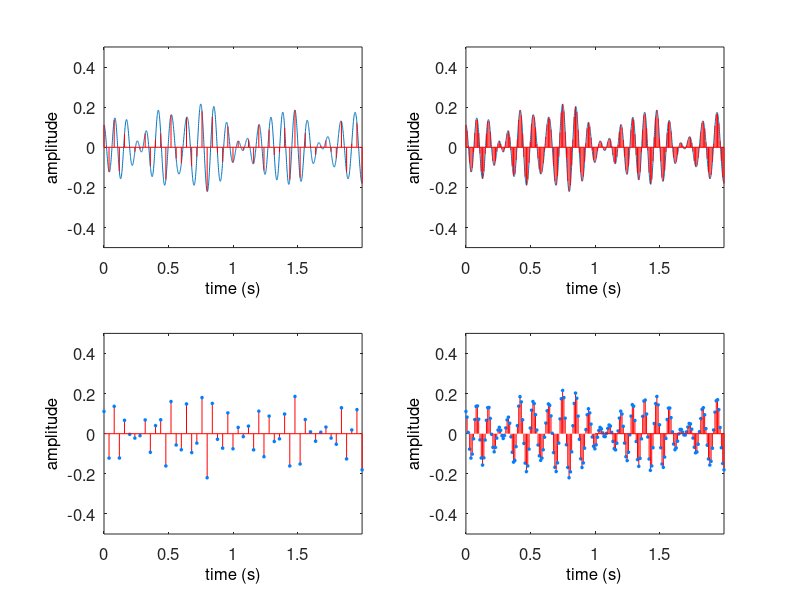

Write the MATLAB code that produced this figure. (Note: this script raises an error after producing the figure.)
%-------------------------------------------------------------------------------
% Function, E1_autocorrelation_in_data()
%-------------------------------------------------------------------------------
function L1_autocorrelation_in_data()

clc;

% parameters
nDuration = 2; % seconds
fs = 1000;   	% sampling rate of original signal
fql = 25;     % sampling frequency
fqh = 100; 	  % sampling frequency

N = nDuration * fs;

% time variable
dt = 1 / fs;
t = (0:dt:(nDuration - dt))';

% signal
y = randn(N, 1);
[b, a] = butter(4, [8, 12] / (fs / 2));
y = filtfilt(b, a, [y(end:-1:1); y; y(end:-1:1)]);
y = y((N + 1):(2 * N));

% get sampled signal - low sampling frequency
ql = zeros(N, 1);
for n = 1:N
  if rem(n, floor(fs / fql)) == 0 || n == 1
    ql(n) = 1;
  end
end
ul = y .* ql;

% get sampled signal - high sampling frequency
qh = zeros(N, 1);
for n = 1:N
  if rem(n, floor(fs / fqh)) == 0 || n == 1
    qh(n) = 1;
  end
end
uh = y .* qh;

% figure 1
figure(1);

% low fq
subplot(2, 2, 1); plot(t, y); hold on;
subplot(2, 2, 1); 
for n = 1:N
  if ul(n) ~= 0
    line([t(n), t(n)], [0, y(n)], 'Color', 'r'); 
  end
end
line([t(1), t(end)], [0, 0], 'Color', 'r'); 
set(gca, 'XLim', [t(1), t(end)], 'YLim', [-0.5, 0.5], 'FontSize', 12);
set(get(gca, 'XLabel'), 'String', 'time (s)', 'FontSize', 12);
set(get(gca, 'YLabel'), 'String', 'amplitude', 'FontSize', 12);

% high fq
subplot(2, 2, 2); plot(t, y); hold on;
subplot(2, 2, 2); 
for n = 1:N
  if uh(n) ~= 0
    line([t(n), t(n)], [0, y(n)], 'Color', 'r'); 
  end
end
line([t(1), t(end)], [0, 0], 'Color', 'r'); 
set(gca, 'XLim', [t(1), t(end)], 'YLim', [-0.5, 0.5], 'FontSize', 12);
set(get(gca, 'XLabel'), 'String', 'time (s)', 'FontSize', 12);
set(get(gca, 'YLabel'), 'String', 'amplitude', 'FontSize', 12);

% low fq samples
subplot(2, 2, 3); 
c = [0, 0.5, 1];
for n = 1:N
  if ul(n) ~= 0
    line([t(n), t(n)], [0, y(n)], 'Color', 'r'); 
    plot(t(n), ul(n), 'Color', c, 'Marker', 'o', 'MarkerSize', 2, 'MarkerFaceColor', c); hold on;
  end
end
line([t(1), t(end)], [0, 0], 'Color', 'r'); 
set(gca, 'XLim', [t(1), t(end)], 'YLim', [-0.5, 0.5], 'FontSize', 12);
set(get(gca, 'XLabel'), 'String', 'time (s)', 'FontSize', 12);
set(get(gca, 'YLabel'), 'String', 'amplitude', 'FontSize', 12);

% high fq samples
subplot(2, 2, 4); 
c = [0, 0.5, 1];
for n = 1:N
  if uh(n) ~= 0
    line([t(n), t(n)], [0, y(n)], 'Color', 'r'); 
    plot(t(n), uh(n), 'Color', c, 'Marker', 'o', 'MarkerSize', 2, 'MarkerFaceColor', c); hold on;
  end
end
line([1, N], [0, 0], 'Color', 'r'); 
set(gca, 'XLim', [t(1), t(end)], 'YLim', [-0.5, 0.5], 'FontSize', 12);
set(get(gca, 'XLabel'), 'String', 'time (s)', 'FontSize', 12);
set(get(gca, 'YLabel'), 'String', 'amplitude', 'FontSize', 12);

% figure 2
figure(2);

% low fq autocorrelation
ul = ul(ul ~= 0); % remove zeros
aul = autocorr(ul, length(ul) - 1);
subplot(2, 2, 1); plot(aul);
set(gca, 'XLim', [1, length(ul)], 'YLim', [-1, 1], 'FontSize', 12);
set(get(gca, 'XLabel'), 'String', 'samples', 'FontSize', 12);
set(get(gca, 'YLabel'), 'String', 'correlation', 'FontSize', 12);

% high fq autocorrelation
uh = uh(uh ~= 0); % remove zeros
auh = autocorr(uh, length(uh) - 1);
subplot(2, 2, 2); plot(auh);
set(gca, 'XLim', [1, length(uh)], 'YLim', [-1, 1], 'FontSize', 12);
set(get(gca, 'XLabel'), 'String', 'samples', 'FontSize', 12);
set(get(gca, 'YLabel'), 'String', 'correlation', 'FontSize', 12);

end % end

%-------------------------------------------------------------------------------
